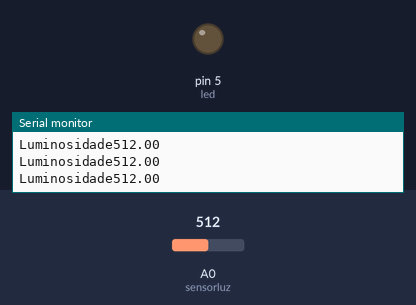
Recording of a sketch running on a simulated Arduino Uno, built with avr-gcc and run on an emulated ATmega328P. Parts: output pins drawn as LEDs (lit = HIGH), the last lines printed to the serial monitor. The test bench sets the inputs (shaded band); at power-on: A0 (sensorluz) = 512.

Above: at 1.3 s.
1.4 s: A0 (sensorluz) set to 487
At 3.1 s:
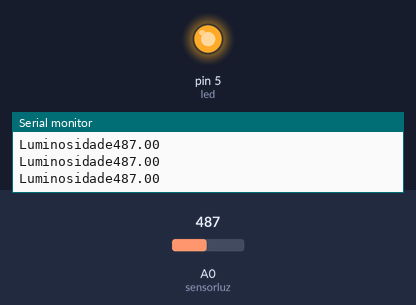
3.5 s: A0 (sensorluz) set to 510
At 4.7 s:
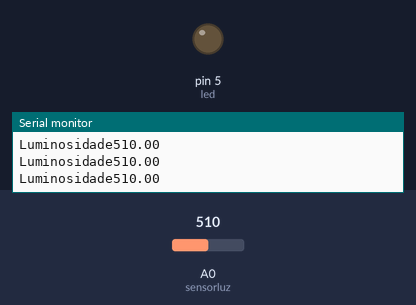
5.5 s: A0 (sensorluz) set to 490
At 6.3 s:
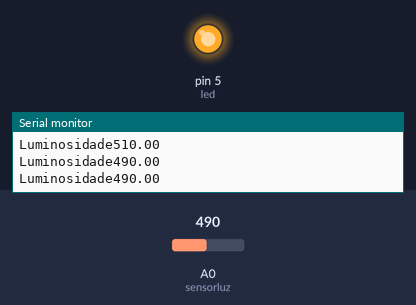
Timing chart, 0 to 8.5 s (numbered marks = the images above; inputs shaded):
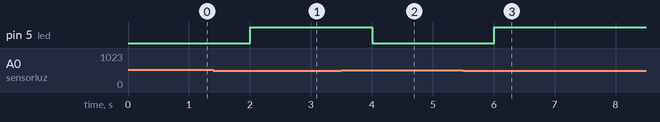

Measured:
- the behaviour switches between 501 and 500 on A0 (sensorluz) (found by bisection; images 0 and 1)
- after the input at 1.4 s, pin 5 (led): LOW → HIGH after 0.60 s
- after the input at 3.5 s, pin 5 (led): HIGH → LOW after 0.51 s
- after the input at 5.5 s, pin 5 (led): LOW → HIGH after 0.51 s

The sketch:

SensorLuz.ino
```cpp
float sensorluz = A0;
int led = 5;
float luminosidade = 0;

void setup() {

  pinMode(sensorluz, INPUT);
  pinMode(led, OUTPUT);

  Serial.begin(9600);
}

void loop() {
  // Lendo o valor do sensor de temperatura
  luminosidade = analogRead(sensorluz);

  Serial.print("Luminosidade");
  Serial.println(luminosidade);

  delay(500);

  if((luminosidade <= 500)){
    digitalWrite(led, 1);
  }else{
    digitalWrite(led, 0);
  }

}
```
